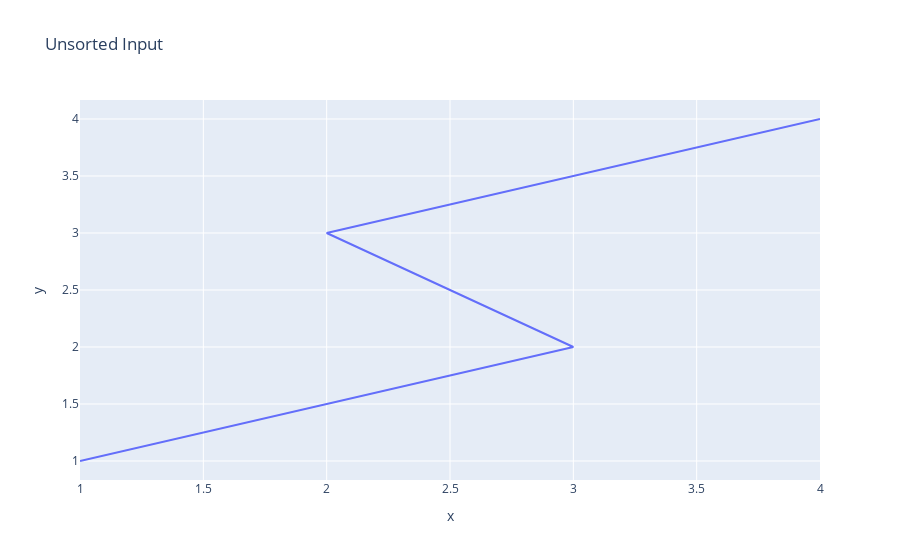
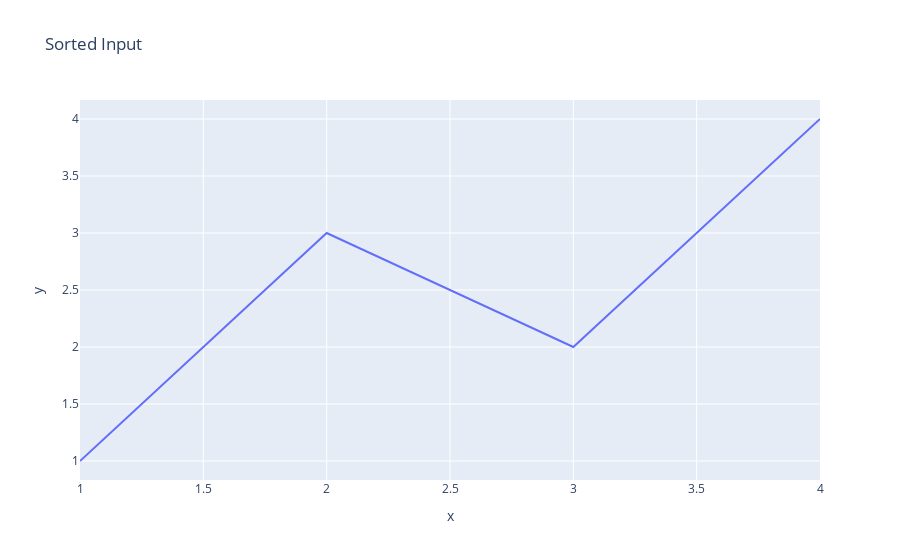

Notebook code cell kept with these figures, in order:
### Code cell
import plotly.express as px
import pandas as pd

df = pd.DataFrame(dict(
    x = [1, 3, 2, 4],
    y = [1, 2, 3, 4]
))
fig = px.line(df, x="x", y="y", title="Unsorted Input") 
fig.show()

df = df.sort_values(by="x")
fig = px.line(df, x="x", y="y", title="Sorted Input") 
fig.show()

### Figure 1 — Plotly figure (JSON) as saved in the notebook; plotly's stock layout.template omitted (floating-point values rounded to 4 significant figures)
{"data": [{"hovertemplate": "x=%{x}<br>y=%{y}<extra></extra>", "legendgroup": "", "line": {"color": "#636efa", "dash": "solid"}, "marker": {"symbol": "circle"}, "mode": "lines", "name": "", "orientation": "v", "showlegend": false, "type": "scatter", "x": [1, 3, 2, 4], "xaxis": "x", "y": [1, 2, 3, 4], "yaxis": "y"}], "layout": {"legend": {"tracegroupgap": 0}, "title": {"text": "Unsorted Input"}, "xaxis": {"anchor": "y", "domain": [0, 1], "title": {"text": "x"}}, "yaxis": {"anchor": "x", "domain": [0, 1], "title": {"text": "y"}}}}

### Figure 2 — Plotly figure (JSON) as saved in the notebook; plotly's stock layout.template omitted (floating-point values rounded to 4 significant figures)
{"data": [{"hovertemplate": "x=%{x}<br>y=%{y}<extra></extra>", "legendgroup": "", "line": {"color": "#636efa", "dash": "solid"}, "marker": {"symbol": "circle"}, "mode": "lines", "name": "", "orientation": "v", "showlegend": false, "type": "scatter", "x": [1, 2, 3, 4], "xaxis": "x", "y": [1, 3, 2, 4], "yaxis": "y"}], "layout": {"legend": {"tracegroupgap": 0}, "title": {"text": "Sorted Input"}, "xaxis": {"anchor": "y", "domain": [0, 1], "title": {"text": "x"}}, "yaxis": {"anchor": "x", "domain": [0, 1], "title": {"text": "y"}}}}
